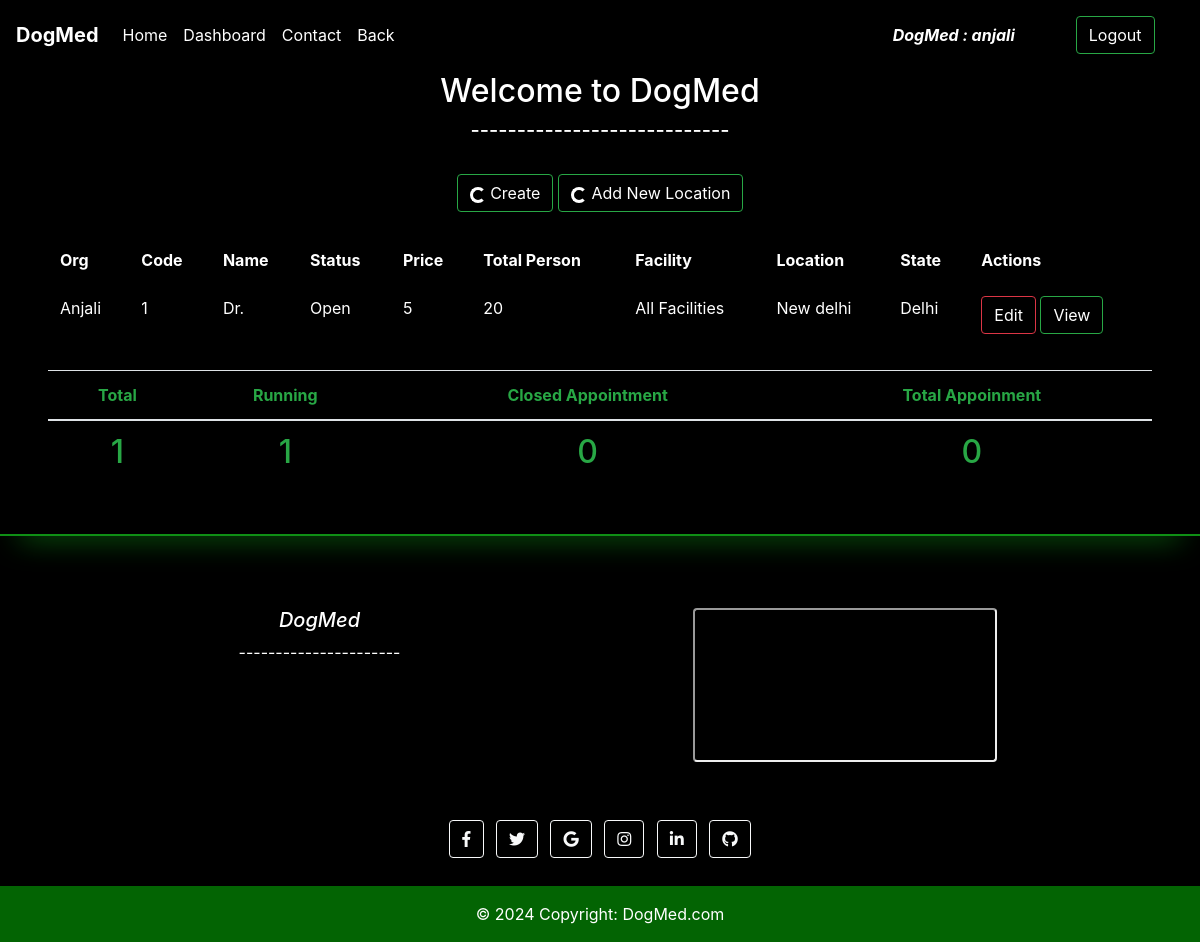
Screenshot of /staff/panel (signed in) with the database file from the repository.
### home/models.py (models this page shows, shortened)
class Rooms(models.Model):
    ROOM_STATUS = (
    ("1", "Open"),
    ("2", "Closed"),
    )
    EVENT_TYPE = (
    (" ", " "),
    )
    room_type = models.CharField(max_length=50,choices = EVENT_TYPE)
    capacity = models.IntegerField()
    price = models.IntegerField()
    size = models.CharField(max_length=50)
    hotel = models.ForeignKey(Hotels, on_delete = models.CASCADE)
    status = models.CharField(choices =ROOM_STATUS,max_length = 15)
    roomnumber = models.IntegerField()

class Hotels(models.Model):
    name = models.CharField(max_length=30,default="Prakash")
    owner = models.CharField(max_length=20)
    location = models.CharField(max_length=50)
    state = models.CharField(max_length=50,default="Uttarakhand")
    country = models.CharField(max_length=50,default="India")

### home/views.py (the view)
# urls.py: path('staff/panel', views.panel,name="staffpanel"),
@login_required(login_url='/staff')
def panel(request):
    if request.user.is_staff == False:
        return HttpResponse('Access Denied')
    rooms = Rooms.objects.all()
    total_rooms = len(rooms)
    available_rooms = len(Rooms.objects.all().filter(status='1'))
    unavailable_rooms = len(Rooms.objects.all().filter(status='2'))
    reserved = len(Reservation.objects.all())
    hotel = Hotels.objects.values_list('location','id').distinct().order_by()
    response = render(request,'staff/panel.html',{'location':hotel,'reserved':reserved,'rooms':rooms,'total_rooms':total_rooms,'available':available_rooms,'unavailable':unavailable_rooms})
    return HttpResponse(response)

### templates/staff/panel.html (shortened to what this page needs)
{% extends 'basic.html' %}
 {% block body %}
<div class="container-fluid px-5 mx-auto">
    <div class="pt-4">
        <h2 class="text-center text-white pt-5">Welcome to DogMed </h2>
        <h5 class="text-center text-white pb-4">----------------------------</h5>
    </div>
        <div class="text-center ">
    <Button class="btn btn-outline-success mb-4 text-center text-white" data-toggle="modal" data-target="#newroom">
        <span class="spinner-border spinner-border-sm" role="status" aria-hidden="true"></span>
        Create </Button>
    <Button class="btn btn-outline-success mb-4 text-white
    " data-toggle="modal" data-target="#newlocation">
        <span class="spinner-border spinner-border-sm" role="status" aria-hidden="true"></span>
        Add New Location</Button>
    </div>
    <table class="table table-borderless text-white">
        <thead>
            <th>Org</th>
            <th>Code</th>
            <th>Name</th>
            <th>Status</th>
            <th>Price</th>
            <th>Total Person</th>
            <th>Facility</th>
            <th>Location</th>
            <th>State</th>
            <th colspan="2">Actions</th>
        </thead>
        {% if rooms %} {% for each_room in rooms %}
        <tr>
            <td>{{each_room.hotel.owner}}</td>
            <td>{{each_room.roomnumber}}</td>
            <td>{{each_room.get_room_type_display}}</td>
            <td>{{each_room.get_status_display}}</td>
            <td>{{each_room.price}}</td>
            <td>{{each_room.capacity}}</td>
            <td>{{each_room.size}}</td>
            <td>{{each_room.hotel.location}}</td>
            <td>{{each_room.hotel.state}}</td>
            <td colspan="2">
                <a href="/staff/panel/edit-room?roomid={{each_room.id}}"><Button
                        class="btn btn-outline-danger text-white">Edit</Button></a>
                <a href="/staff/panel/view-room?roomid={{each_room.id}}"><Button
                        class="btn btn-outline-success text-white">View</Button></a>
            </td>
        </tr>
        {% endfor %} {% endif %}
    </table>
</div>
<section class="my-4 px-5 mx-auto">
    {%load static %}
    <table class="table text-success text-center">
        <thead>
          <tr>
            <th scope="col">Total</th>
            <th scope="col">Running</th>
            <th scope="col">Closed Appointment</th>
            <th scope="col">Total Appoinment</th>
          </tr>
        </thead>
        <tbody>
          <tr>
            <th scope="row"><div class="h2">{{total_rooms}}</div></th>
            <td><div class="h2">{{available}}</div></td>
            <td><div class="h2">{{unavailable}}</div></td>
            <td><div class="h2">{{reserved}}</div></td>
          </tr>
        </tbody>
      </table>
</section>
<div class="pt-5">
    <hr style=" border:none; height: 20px; width: 100%;
    height: 50px; margin-top: 0; border-bottom: 2px solid #0f9015; box-shadow: 0 20px 30px -20px #0f9015;
    margin: -80px auto 20px; ">
</div>
{% endblock body %}

### templates/basic.html (shortened to what this page needs)
{% load static %}
<!DOCTYPE html>
<html lang="en">
<head>
    <link rel="stylesheet" href="https://use.fontawesome.com/releases/v5.7.0/css/all.css"
>
    <link rel="stylesheet" href="{% static 'bootstrap\bootstrap.css' %}">
    <link rel="stylesheet" href="https://maxcdn.bootstrapcdn.com/bootstrap/4.5.0/css/bootstrap.min.css">
</head>
<body style="height: 100%; background-color: black;">
    <div class="container-fluid px-0">
        <nav class="navbar navbar-expand-lg navbar-dark fixed-top">
            <a class="navbar-brand text-bold" href="/"><b>DogMed</b></a>
            <div class="collapse navbar-collapse " id="navbarSupportedContent">
                <ul class="navbar-nav mr-auto ">
                    <li class="nav-item active">
                        <a class="nav-link text-bold " href="/"> Home</a>
                    </li>
                    {% if user.is_staff %}
                    <li class="nav-item active">
                        <a class="nav-link text-bold" href="/staff/panel">Dashboard </a>
                    </li>
                    {% elif user.is_staff == False and user.is_authenticated %}
                    <li class="nav-item active">
                        <a class="nav-link text-bold" href="/user/bookings">Booked Appointment</a>
                    </li>
                    {% endif %}
                    <li class="nav-item active">
                        <a class="nav-link text-bold" href="/contact">Contact </a>
                    </li>
                    <li class="nav-item active">
                        <a class="nav-link text-bold" href="/home">Back</a>
                    </li>
                </ul>
                {% if user.is_authenticated %}
                <button class="btn btn-group text-white" data-toggle="modal" data-target="#forlogin">
                    <b><i>DogMed : {{request.user}}</i></b><a href="/logout" class="nav-link">
                        <button class="btn btn-outline-success text-white" data-toggle="modal" data-target="#forlogin">
                            Logout
                        </button></a>&nbsp; &nbsp;
                </button>
                {% endif %}
            </div>
        </nav>
    </div>
    {% block body %}
    {% endblock body %}
    <footer class=" text-center text-white " style="background-color: black;">
        <div class="container p-4">
            <div class="row">
                <div class="col-lg-6 col-md-12 mb-4 mb-md-0">
                    <h5 class="font-italic">DogMed</h5>
                    <p>---------------------- </p>
                </div>
                <div class="col-lg-3 col-md-6 mb-4 mb-md-0">
                    <div class="container">
                        <section class="">
                            <div class="row d-flex justify-content-center">
                                <div class="col-lg-6">
                                    <div class="ratio ratio-16x9">
                                        <iframe class="shadow-1-strong rounded " src=" " title="YouTube video"
                                            allowfullscreen></iframe>
                                    </div>
                                </div>
                            </div>
                        </section>
                    </div>
                </div>
            </div>
        </div>
        <div class="container p-4 pb-0">
            <section class="">
                <a class="btn btn-outline-light btn-floating m-1" href="#!" role="button"><i
                        class="fab fa-facebook-f"></i></a>
                <a class="btn btn-outline-light btn-floating m-1" href="#!" role="button"><i
                        class="fab fa-twitter"></i></a>
                <a class="btn btn-outline-light btn-floating m-1" href="#!" role="button"><i
                        class="fab fa-google"></i></a>
                <a class="btn btn-outline-light btn-floating m-1" href="#!" role="button"><i
                        class="fab fa-instagram"></i></a>
                <a class="btn btn-outline-light btn-floating m-1" href="#!" role="button"><i
                        class="fab fa-linkedin-in"></i></a>
                <a class="btn btn-outline-light btn-floating m-1" href="#!" role="button"><i
                        class="fab fa-github"></i></a>
            </section>
        </div>
        <div class="text-center p-3" style="background-color: rgb(3, 100, 3);">
            © 2024 Copyright:
            <a class="text-white" href="">DogMed.com</a>
        </div>
    </footer>
</body>
</html>

### templates/basic.html (style rules this page uses)
a { text-decoration: none; }
.navbar-dark { background-color: black; }

### rows the page displays
Rooms: hotel.owner "Anjali", roomnumber "1", room_type "Dr.", status "Open", price "5", capacity "20", size "All Facilities", hotel.location "New delhi", hotel.state "Delhi"

### other values shown
{{ request.user }} "anjali"
{{ total_rooms }} "1"
{{ available }} "1"
{{ unavailable }} "0"
{{ reserved }} "0"
